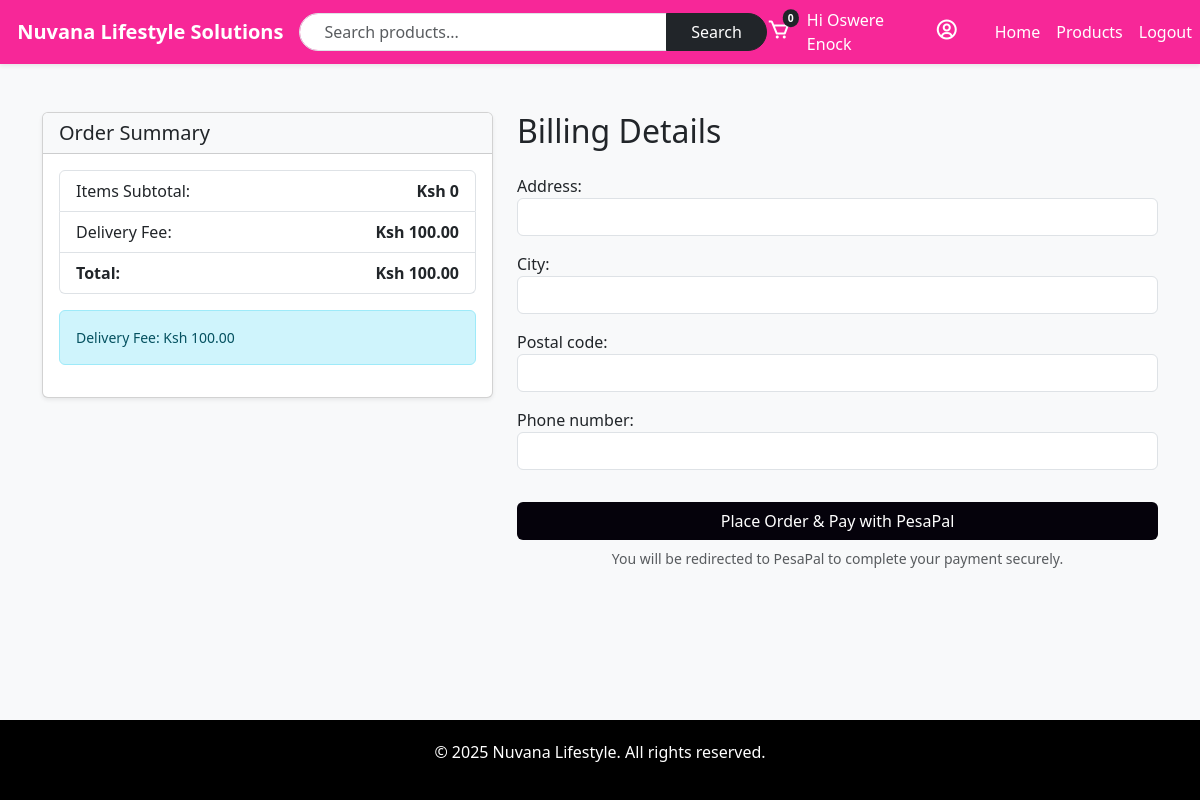
/orders/checkout/ (signed in), run on an earlier commit of the app's database.
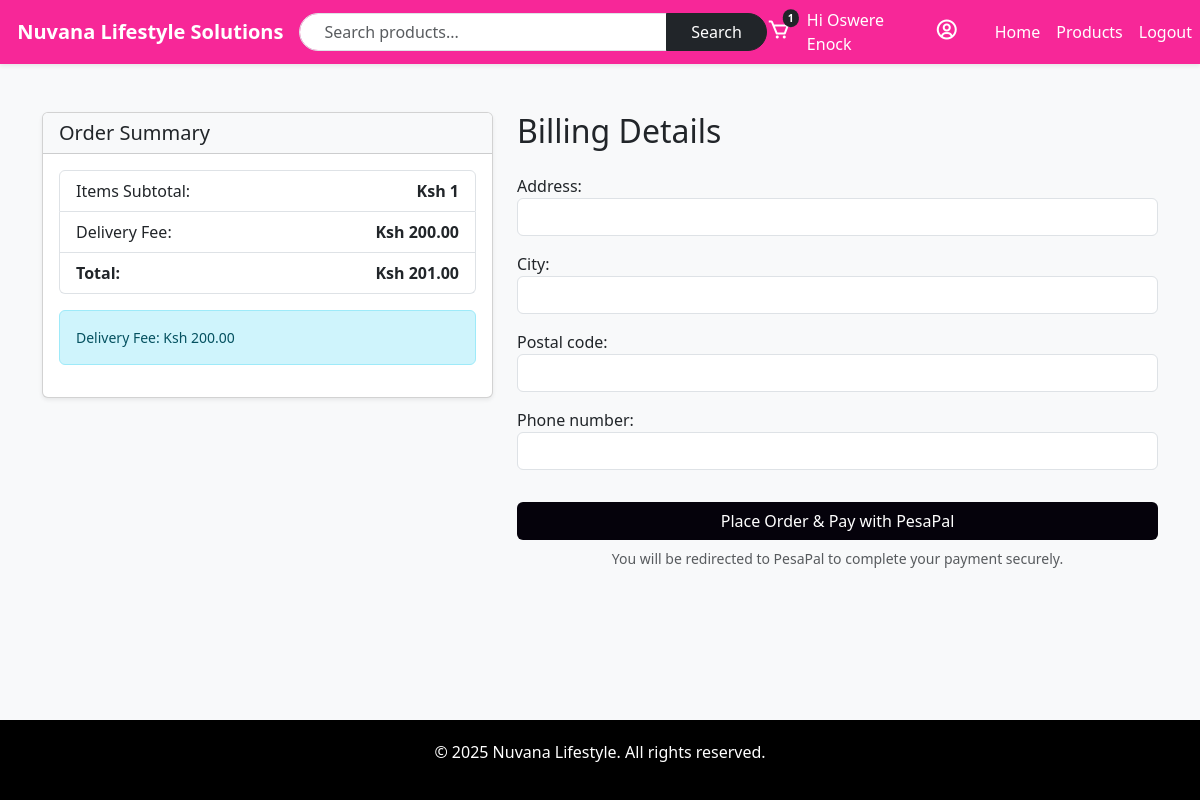
And on a later commit of the database.
### cart/models.py (models this page shows, shortened)
class DeliveryLocation(models.Model):
    area = models.CharField(max_length=100)
    delivery_fee = models.DecimalField(max_digits=8, decimal_places=2, default=0.00)

### orders/views.py (the view, shortened to what this page needs)
# urls.py: path('checkout/', views.checkout_view, name='checkout'),
@login_required(login_url='login')
def checkout_view(request):
    try:
        cart = Cart.objects.get(user=request.user)
        items = cart.items.all()
    except Cart.DoesNotExist:
        cart = None
        items = []
    delivery_fee = cart.delivery_location.delivery_fee if cart and cart.delivery_location else Decimal('0')
    delivery_message = f"Delivery Fee: Ksh {delivery_fee}" if cart and cart.delivery_location else "Select a delivery location to view delivery fee."
    coupon_discount = Decimal('0')
    discount_message = ""
    base_total = cart.get_total() if cart else Decimal('0')
    items_total = sum(item.get_subtotal() for item in items)
    total_after_discount = max(base_total - coupon_discount, Decimal('0'))
    final_total = total_after_discount
    if request.method == 'POST':
        form = OrderForm(request.POST)
        if not cart or not items:
            messages.error(request, "Your cart is empty.")
            return redirect('view_cart')
        if form.is_valid():
            with transaction.atomic():
                order = form.save(commit=False)
                order.user = request.user
                order.status = Order.PENDING
                order.delivery_fee = delivery_fee
                order.delivery_message = delivery_message
                order.coupon = cart.coupon if cart and cart.coupon else None
                order.total_amount = final_total
                order.save()
                for item in items:
                    OrderItem.objects.create(
                        order=order,
                        product=item.product,
                        quantity=item.quantity,
                        price=item.product.price
                    )
                if cart.coupon:
                    cart.coupon.used_count += 1
                    cart.coupon.save()
                cart.items.all().delete()
                cart.coupon = None
                cart.save()
                return redirect('pesapal_pay', order_number=order.order_number)
    else:
        form = OrderForm()
    return render(request, 'orders/checkout.html', {
        'form': form,
        'cart': cart,
        'items': items,
        'items_total': items_total,
        'base_total': base_total,
        'coupon_discount': coupon_discount,
        'discount_message': discount_message,
        'delivery_fee': delivery_fee,
        'delivery_message': delivery_message,
        'total_after_discount': total_after_discount,
        'final_total': final_total,
    })

### orders/forms.py
class OrderForm(forms.ModelForm):
    class Meta:
        model = Order
        fields = ['address', 'city', 'postal_code', 'phone_number']  # Add phone_number
        widgets = {
            'address': forms.TextInput(attrs={'class': 'form-control'}),
            'city': forms.TextInput(attrs={'class': 'form-control'}),
            'postal_code': forms.TextInput(attrs={'class': 'form-control'}),
            'phone_number': forms.TextInput(attrs={'class': 'form-control'}),  # Add phone_number widget
        }

### cart/context_processors.py (called while the page is built)
def cart_item_count(request):
    count = 0
    if not request.session.session_key:
        request.session.create()
    session_key = request.session.session_key
    try:
        if request.user.is_authenticated:
            cart = Cart.objects.get(user=request.user)
        else:
            cart = Cart.objects.get(session_key=session_key, user=None)
        count = sum(item.quantity for item in cart.items.all())
    except Cart.DoesNotExist:
        pass
    return {'cart_count': count}

### cart/models.py (called while the page is built)
    def get_subtotal(self):
        return self.product.price * self.quantity  # Calculate the subtotal for the cart item

### orders/templates/orders/checkout.html (shortened to what this page needs)
{% extends 'base.html' %} {% load static %} {% block content %}
<div class="container my-5">
  <div class="row flex-column-reverse flex-md-row">
    <div class="col-md-5 mb-4 mb-md-0">
      <div class="card shadow-sm">
        <div class="card-header bg-light">
          <h5 class="mb-0">Order Summary</h5>
        </div>
        <div class="card-body">
          <ul class="list-group mb-3">
            <li class="list-group-item d-flex justify-content-between">
              <span>Items Subtotal:</span>
              <strong>Ksh {{ items_total }}</strong>
            </li>
            <li class="list-group-item d-flex justify-content-between">
              <span>Delivery Fee:</span>
              <strong>Ksh {{ delivery_fee }}</strong>
            </li>
            <li class="list-group-item d-flex justify-content-between">
              <span><strong>Total:</strong></span>
              <strong>Ksh {{ final_total }}</strong>
            </li>
          </ul>
           {% if delivery_message %}
          <div class="alert alert-info small">{{ delivery_message }}</div>
          {% endif %}
        </div>
      </div>
    </div>
    <div class="col-md-7">
      <h2 class="mb-4">Billing Details</h2>
      <form method="post" novalidate>
        {% csrf_token %} {{ form.as_p }}
        <button
          type="submit"
          class="btn w-100 mt-3"
          style="background-color: rgb(5, 2, 11); color: white"
        >
          Place Order & Pay with PesaPal
        </button>
        <div class="text-muted text-center mt-2 small">
          You will be redirected to PesaPal to complete your payment securely.
        </div>
      </form>
    </div>
  </div>
</div>
{% endblock %}

### templates/base.html (shortened to what this page needs)
{% load static %}
<!DOCTYPE html>
<html lang="en">
  <head>
    <link
      href="https://cdn.jsdelivr.net/npm/bootstrap@5.3.0/dist/css/bootstrap.min.css"
      rel="stylesheet"
    />
    <link
      href="https://unpkg.com/boxicons@2.1.4/css/boxicons.min.css"
      rel="stylesheet"
    />
    <link rel="stylesheet" href="{% static 'base.css' %}" />
  </head>
  <body>
    <nav class="navbar navbar-expand-lg shadow-sm">
      <div class="container d-flex align-items-center justify-content-between">
        <a class="navbar-brand fw-bold" href="{% url 'home' %}">
           Nuvana Lifestyle Solutions
        </a>
        <form
          class="d-none d-lg-flex w-50"
          method="GET"
          action="{% url 'product_search' %}"
        >
          <div class="input-group w-100">
            <input
              type="search"
              name="q"
              class="form-control rounded-start-pill px-4"
              placeholder="Search products..."
              aria-label="Search"
            />
            <button class="btn btn-dark rounded-end-pill px-4" type="submit">
              Search
            </button>
          </div>
        </form>
        <div class="d-none d-lg-flex align-items-center">
          <a
            href="{% url 'view_cart' %}"
            class="position-relative text-white me-3"
            aria-label="Cart"
          >
            <i class="bx bx-cart fs-4"></i>
            <span
              class="position-absolute top-0 start-100 translate-middle badge rounded-pill bg-dark"
            >
              {{ cart_count }}
            </span>
          </a>
          {% if user.is_authenticated %}
          <span class="text-white me-2"> Hi {{ user.first_name }} </span>
          <a
            href="{% url 'profile' %}"
            class="text-white me-3"
            aria-label="Profile"
          >
            <i class="bx bx-user-circle fs-4"></i>
          </a>
          {% endif %}
        </div>
      </div>
      <div class="collapse navbar-collapse" id="navbarNav">
        <ul class="navbar-nav ms-auto">
          <li class="nav-item">
            <a class="nav-link" href="{% url 'home' %}">Home</a>
          </li>
          <li class="nav-item">
            <a class="nav-link" href="{% url 'products' %}">Products</a>
          </li>
          {% if user.is_authenticated %}
          <li class="nav-item">
            <a class="nav-link" href="{% url 'logout' %}">Logout</a>
          </li>
          {% endif %}
        </ul>
      </div>
    </nav>
    <div class="wrapper">{% block content %}{% endblock %}</div>
    <footer class="text-center">
      <div class="container">
        <p>&copy; 2025 Nuvana Lifestyle. All rights reserved.</p>
      </div>
    </footer>
  </body>
</html>

What changed in the data, as far as the page shows it:
no longer on this page (row unchanged): DeliveryLocation: delivery_fee "100.00"
added DeliveryLocation: delivery_fee "200.00"
Also different on the page:
{{ cart_count }}: "0" → "1"
{{ items_total }}: "0" → "1"
{{ final_total }}: "100.00" → "201.00"
{{ delivery_message }}: "Delivery Fee: Ksh 100.00" → "Delivery Fee: Ksh 200.00"
